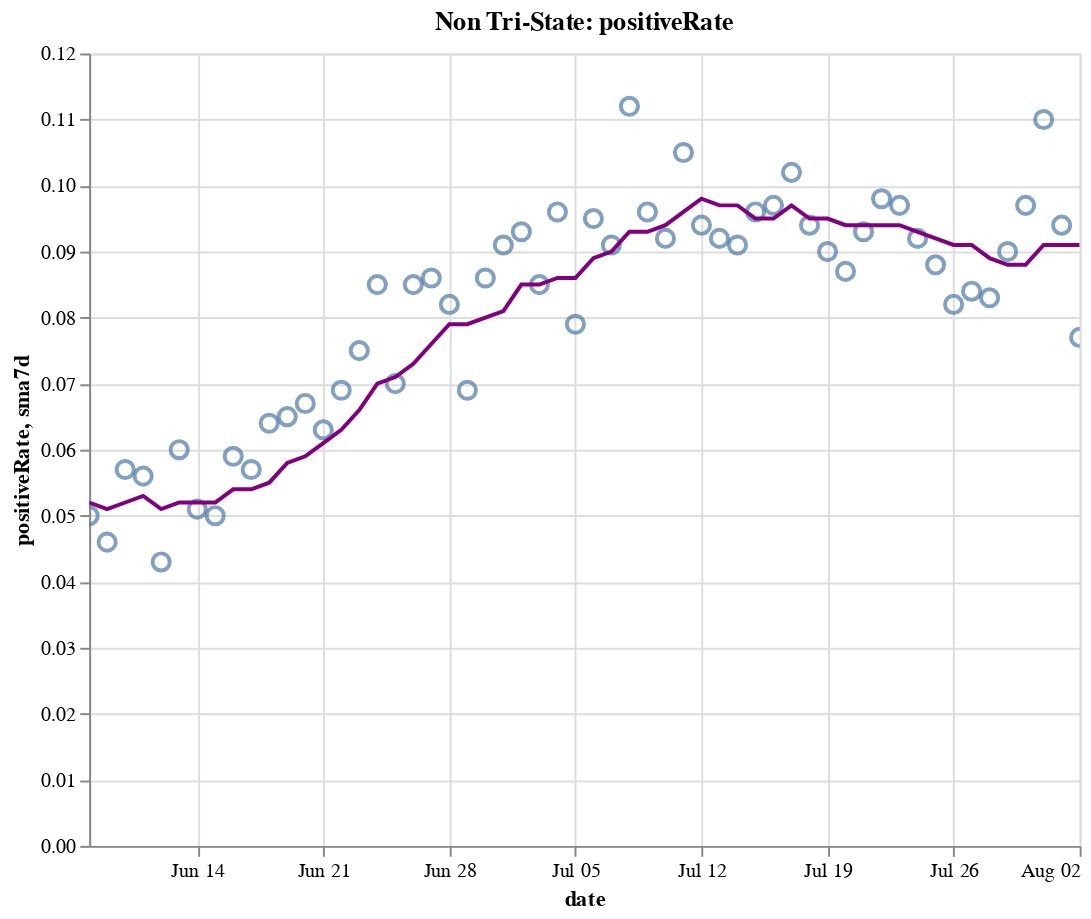

The notebook cell saved with this chart:
### Code cell
create_plot(non_tristate, 'positiveRate')

### Figure 1 — Vega-Lite specification as saved in the notebook (floating-point values rounded to 4 significant figures)
{"config": {"view": {"continuousWidth": 400, "continuousHeight": 300}}, "layer": [{"layer": [{"mark": {"type": "point", "size": 75}, "encoding": {"tooltip": [{"type": "temporal", "field": "date"}, {"type": "quantitative", "field": "positiveRate"}, {"type": "quantitative", "field": "sma7d"}], "x": {"type": "temporal", "field": "date"}, "y": {"type": "quantitative", "field": "positiveRate"}}, "selection": {"selector016": {"type": "interval", "bind": "scales", "encodings": ["x", "y"]}}}, {"mark": {"type": "line", "color": "purple"}, "encoding": {"x": {"type": "temporal", "field": "date"}, "y": {"type": "quantitative", "field": "sma7d"}}}]}, {"mark": {"type": "rule", "color": "#aaa"}, "encoding": {"x": {"type": "temporal", "field": "date"}}, "transform": [{"filter": {"selection": "selector015"}}]}, {"mark": "circle", "encoding": {"opacity": {"condition": {"value": 1, "selection": "selector015"}, "value": 0}, "tooltip": [{"type": "temporal", "field": "date"}, {"type": "quantitative", "field": "positiveRate"}, {"type": "quantitative", "field": "sma7d"}], "x": {"type": "temporal", "field": "date"}, "y": {"type": "quantitative", "field": "positiveRate"}}, "selection": {"selector015": {"type": "single", "encodings": ["x"], "on": "mouseover", "nearest": true, "empty": "none"}}}, {"mark": {"type": "text", "align": "left", "dx": 5, "dy": -5, "stroke": "white", "strokeWidth": 2}, "encoding": {"text": {"type": "quantitative", "field": "positiveRate"}, "tooltip": [{"type": "temporal", "field": "date"}, {"type": "quantitative", "field": "positiveRate"}, {"type": "quantitative", "field": "sma7d"}], "x": {"type": "temporal", "field": "date"}, "y": {"type": "quantitative", "field": "positiveRate"}}, "transform": [{"filter": {"selection": "selector015"}}]}, {"mark": {"type": "text", "align": "left", "dx": 5, "dy": -5}, "encoding": {"text": {"type": "quantitative", "field": "positiveRate"}, "tooltip": [{"type": "temporal", "field": "date"}, {"type": "quantitative", "field": "positiveRate"}, {"type": "quantitative", "field": "sma7d"}], "x": {"type": "temporal", "field": "date"}, "y": {"type": "quantitative", "field": "positiveRate"}}, "transform": [{"filter": {"selection": "selector015"}}]}], "data": {"name": "data-3260ea354717c005290f79cfc22e40d8"}, "height": 400, "title": "Non Tri-State: positiveRate", "width": 500, "$schema": "https://vega.github.io/schema/vega-lite/v4.8.1.json", "datasets": {"data-3260ea354717c005290f79cfc22e40d8": [{"date": "2020-06-08T00:00:00", "totalTestResultsIncrease": 317800.0, "positiveIncrease": 15850.0, "death": 64340.0, "deathIncrease": 569.0, "positiveRate": 0.05, "state": "Non Tri-State", "sma7d": 0.052}, {"date": "2020-06-09T00:00:00", "totalTestResultsIncrease": 351000.0, "positiveIncrease": 16110.0, "death": 65090.0, "deathIncrease": 747.0, "positiveRate": 0.046, "state": "Non Tri-State", "sma7d": 0.051}, {"date": "2020-06-10T00:00:00", "totalTestResultsIncrease": 342300.0, "positiveIncrease": 19410.0, "death": 65820.0, "deathIncrease": 732.0, "positiveRate": 0.057, "state": "Non Tri-State", "sma7d": 0.052}, {"date": "2020-06-11T00:00:00", "totalTestResultsIncrease": 368700.0, "positiveIncrease": 20710.0, "death": 66590.0, "deathIncrease": 768.0, "positiveRate": 0.056, "state": "Non Tri-State", "sma7d": 0.053}, {"date": "2020-06-12T00:00:00", "totalTestResultsIncrease": 512100.0, "positiveIncrease": 22080.0, "death": 67250.0, "deathIncrease": 660.0, "positiveRate": 0.043, "state": "Non Tri-State", "sma7d": 0.051}, {"date": "2020-06-13T00:00:00", "totalTestResultsIncrease": 397700.0, "positiveIncrease": 23680.0, "death": 67780.0, "deathIncrease": 532.0, "positiveRate": 0.06, "state": "Non Tri-State", "sma7d": 0.052}, {"date": "2020-06-14T00:00:00", "totalTestResultsIncrease": 396300.0, "positiveIncrease": 20310.0, "death": 68060.0, "deathIncrease": 280.0, "positiveRate": 0.051, "state": "Non Tri-State", "sma7d": 0.052}, {"date": "2020-06-15T00:00:00", "totalTestResultsIncrease": 352800.0, "positiveIncrease": 17520.0, "death": 68360.0, "deathIncrease": 298.0, "positiveRate": 0.05, "state": "Non Tri-State", "sma7d": 0.052}, {"date": "2020-06-16T00:00:00", "totalTestResultsIncrease": 381800.0, "positiveIncrease": 22370.0, "death": 69000.0, "deathIncrease": 643.0, "positiveRate": 0.059, "state": "Non Tri-State", "sma7d": 0.054}, {"date": "2020-06-17T00:00:00", "totalTestResultsIncrease": 405300.0, "positiveIncrease": 22950.0, "death": 69700.0, "deathIncrease": 695.0, "positiveRate": 0.057, "state": "Non Tri-State", "sma7d": 0.054}, {"date": "2020-06-18T00:00:00", "totalTestResultsIncrease": 416700.0, "positiveIncrease": 26490.0, "death": 70330.0, "deathIncrease": 634.0, "positiveRate": 0.064, "state": "Non Tri-State", "sma7d": 0.055}, {"date": "2020-06-19T00:00:00", "totalTestResultsIncrease": 460300.0, "positiveIncrease": 29740.0, "death": 70920.0, "deathIncrease": 583.0, "positiveRate": 0.065, "state": "Non Tri-State", "sma7d": 0.058}, {"date": "2020-06-20T00:00:00", "totalTestResultsIncrease": 462100.0, "positiveIncrease": 30780.0, "death": 71480.0, "deathIncrease": 569.0, "positiveRate": 0.067, "state": "Non Tri-State", "sma7d": 0.059}, {"date": "2020-06-21T00:00:00", "totalTestResultsIncrease": 415400.0, "positiveIncrease": 26270.0, "death": 71740.0, "deathIncrease": 255.0, "positiveRate": 0.063, "state": "Non Tri-State", "sma7d": 0.061}, {"date": "2020-06-22T00:00:00", "totalTestResultsIncrease": 381000.0, "positiveIncrease": 26160.0, "death": 71980.0, "deathIncrease": 241.0, "positiveRate": 0.069, "state": "Non Tri-State", "sma7d": 0.063}, {"date": "2020-06-23T00:00:00", "totalTestResultsIncrease": 428400.0, "positiveIncrease": 31990.0, "death": 72590.0, "deathIncrease": 613.0, "positiveRate": 0.075, "state": "Non Tri-State", "sma7d": 0.066}, {"date": "2020-06-24T00:00:00", "totalTestResultsIncrease": 445400.0, "positiveIncrease": 37930.0, "death": 73240.0, "deathIncrease": 652.0, "positiveRate": 0.085, "state": "Non Tri-State", "sma7d": 0.07}, {"date": "2020-06-25T00:00:00", "totalTestResultsIncrease": 540400.0, "positiveIncrease": 37940.0, "death": 73840.0, "deathIncrease": 595.0, "positiveRate": 0.07, "state": "Non Tri-State", "sma7d": 0.071}, {"date": "2020-06-26T00:00:00", "totalTestResultsIncrease": 506600.0, "positiveIncrease": 43160.0, "death": 74410.0, "deathIncrease": 571.0, "positiveRate": 0.085, "state": "Non Tri-State", "sma7d": 0.073}, {"date": "2020-06-27T00:00:00", "totalTestResultsIncrease": 496300.0, "positiveIncrease": 42640.0, "death": 74870.0, "deathIncrease": 455.0, "positiveRate": 0.086, "state": "Non Tri-State", "sma7d": 0.076}, {"date": "2020-06-28T00:00:00", "totalTestResultsIncrease": 495100.0, "positiveIncrease": 40840.0, "death": 75100.0, "deathIncrease": 234.0, "positiveRate": 0.082, "state": "Non Tri-State", "sma7d": 0.079}, {"date": "2020-06-29T00:00:00", "totalTestResultsIncrease": 562800.0, "positiveIncrease": 38640.0, "death": 75400.0, "deathIncrease": 302.0, "positiveRate": 0.069, "state": "Non Tri-State", "sma7d": 0.079}, {"date": "2020-06-30T00:00:00", "totalTestResultsIncrease": 542100.0, "positiveIncrease": 46390.0, "death": 75940.0, "deathIncrease": 538.0, "positiveRate": 0.086, "state": "Non Tri-State", "sma7d": 0.08}, {"date": "2020-07-01T00:00:00", "totalTestResultsIncrease": 544600.0, "positiveIncrease": 49730.0, "death": 76580.0, "deathIncrease": 645.0, "positiveRate": 0.091, "state": "Non Tri-State", "sma7d": 0.081}, {"date": "2020-07-02T00:00:00", "totalTestResultsIncrease": 561100.0, "positiveIncrease": 52450.0, "death": 77240.0, "deathIncrease": 655.0, "positiveRate": 0.093, "state": "Non Tri-State", "sma7d": 0.085}, {"date": "2020-07-03T00:00:00", "totalTestResultsIncrease": 623000.0, "positiveIncrease": 52850.0, "death": 77760.0, "deathIncrease": 523.0, "positiveRate": 0.085, "state": "Non Tri-State", "sma7d": 0.085}, {"date": "2020-07-04T00:00:00", "totalTestResultsIncrease": 556800.0, "positiveIncrease": 53720.0, "death": 78030.0, "deathIncrease": 270.0, "positiveRate": 0.096, "state": "Non Tri-State", "sma7d": 0.086}, {"date": "2020-07-05T00:00:00", "totalTestResultsIncrease": 567400.0, "positiveIncrease": 44890.0, "death": 78210.0, "deathIncrease": 179.0, "positiveRate": 0.079, "state": "Non Tri-State", "sma7d": 0.086}, {"date": "2020-07-06T00:00:00", "totalTestResultsIncrease": 426400.0, "positiveIncrease": 40610.0, "death": 78420.0, "deathIncrease": 212.0, "positiveRate": 0.095, "state": "Non Tri-State", "sma7d": 0.089}, {"date": "2020-07-07T00:00:00", "totalTestResultsIncrease": 559800.0, "positiveIncrease": 50850.0, "death": 79280.0, "deathIncrease": 859.0, "positiveRate": 0.091, "state": "Non Tri-State", "sma7d": 0.09}, {"date": "2020-07-08T00:00:00", "totalTestResultsIncrease": 545600.0, "positiveIncrease": 61220.0, "death": 80010.0, "deathIncrease": 730.0, "positiveRate": 0.112, "state": "Non Tri-State", "sma7d": 0.093}, {"date": "2020-07-09T00:00:00", "totalTestResultsIncrease": 603500.0, "positiveIncrease": 57950.0, "death": 80840.0, "deathIncrease": 822.0, "positiveRate": 0.096, "state": "Non Tri-State", "sma7d": 0.093}, {"date": "2020-07-10T00:00:00", "totalTestResultsIncrease": 713500.0, "positiveIncrease": 65390.0, "death": 81650.0, "deathIncrease": 814.0, "positiveRate": 0.092, "state": "Non Tri-State", "sma7d": 0.094}, {"date": "2020-07-11T00:00:00", "totalTestResultsIncrease": 591200.0, "positiveIncrease": 61950.0, "death": 82350.0, "deathIncrease": 705.0, "positiveRate": 0.105, "state": "Non Tri-State", "sma7d": 0.096}, {"date": "2020-07-12T00:00:00", "totalTestResultsIncrease": 640600.0, "positiveIncrease": 59960.0, "death": 82810.0, "deathIncrease": 455.0, "positiveRate": 0.094, "state": "Non Tri-State", "sma7d": 0.098}, {"date": "2020-07-13T00:00:00", "totalTestResultsIncrease": 624500.0, "positiveIncrease": 57460.0, "death": 83080.0, "deathIncrease": 275.0, "positiveRate": 0.092, "state": "Non Tri-State", "sma7d": 0.097}, {"date": "2020-07-14T00:00:00", "totalTestResultsIncrease": 676900.0, "positiveIncrease": 61550.0, "death": 83790.0, "deathIncrease": 708.0, "positiveRate": 0.091, "state": "Non Tri-State", "sma7d": 0.097}, {"date": "2020-07-15T00:00:00", "totalTestResultsIncrease": 665700.0, "positiveIncrease": 64080.0, "death": 84610.0, "deathIncrease": 816.0, "positiveRate": 0.096, "state": "Non Tri-State", "sma7d": 0.095}, {"date": "2020-07-16T00:00:00", "totalTestResultsIncrease": 722900.0, "positiveIncrease": 69850.0, "death": 85500.0, "deathIncrease": 896.0, "positiveRate": 0.097, "state": "Non Tri-State", "sma7d": 0.095}, {"date": "2020-07-17T00:00:00", "totalTestResultsIncrease": 750100.0, "positiveIncrease": 76260.0, "death": 86420.0, "deathIncrease": 915.0, "positiveRate": 0.102, "state": "Non Tri-State", "sma7d": 0.097}, {"date": "2020-07-18T00:00:00", "totalTestResultsIncrease": 679400.0, "positiveIncrease": 64160.0, "death": 87260.0, "deathIncrease": 846.0, "positiveRate": 0.094, "state": "Non Tri-State", "sma7d": 0.095}, {"date": "2020-07-19T00:00:00", "totalTestResultsIncrease": 715500.0, "positiveIncrease": 64410.0, "death": 87770.0, "deathIncrease": 506.0, "positiveRate": 0.09, "state": "Non Tri-State", "sma7d": 0.095}, {"date": "2020-07-20T00:00:00", "totalTestResultsIncrease": 644300.0, "positiveIncrease": 56110.0, "death": 88110.0, "deathIncrease": 335.0, "positiveRate": 0.087, "state": "Non Tri-State", "sma7d": 0.094}, {"date": "2020-07-21T00:00:00", "totalTestResultsIncrease": 669000.0, "positiveIncrease": 62450.0, "death": 89120.0, "deathIncrease": 1014.0, "positiveRate": 0.093, "state": "Non Tri-State", "sma7d": 0.094}, {"date": "2020-07-22T00:00:00", "totalTestResultsIncrease": 693300.0, "positiveIncrease": 67930.0, "death": 90260.0, "deathIncrease": 1137.0, "positiveRate": 0.098, "state": "Non Tri-State", "sma7d": 0.094}, {"date": "2020-07-23T00:00:00", "totalTestResultsIncrease": 722500.0, "positiveIncrease": 69960.0, "death": 91260.0, "deathIncrease": 999.0, "positiveRate": 0.097, "state": "Non Tri-State", "sma7d": 0.094}, {"date": "2020-07-24T00:00:00", "totalTestResultsIncrease": 800100.0, "positiveIncrease": 73440.0, "death": 92390.0, "deathIncrease": 1131.0, "positiveRate": 0.092, "state": "Non Tri-State", "sma7d": 0.093}, {"date": "2020-07-25T00:00:00", "totalTestResultsIncrease": 725600.0, "positiveIncrease": 64150.0, "death": 93400.0, "deathIncrease": 1013.0, "positiveRate": 0.088, "state": "Non Tri-State", "sma7d": 0.092}, {"date": "2020-07-26T00:00:00", "totalTestResultsIncrease": 737100.0, "positiveIncrease": 60670.0, "death": 93940.0, "deathIncrease": 544.0, "positiveRate": 0.082, "state": "Non Tri-State", "sma7d": 0.091}, {"date": "2020-07-27T00:00:00", "totalTestResultsIncrease": 641000.0, "positiveIncrease": 53870.0, "death": 94970.0, "deathIncrease": 1026.0, "positiveRate": 0.084, "state": "Non Tri-State", "sma7d": 0.091}, {"date": "2020-07-28T00:00:00", "totalTestResultsIncrease": 667700.0, "positiveIncrease": 55120.0, "death": 96060.0, "deathIncrease": 1086.0, "positiveRate": 0.083, "state": "Non Tri-State", "sma7d": 0.089}, {"date": "2020-07-29T00:00:00", "totalTestResultsIncrease": 721800.0, "positiveIncrease": 65320.0, "death": 97520.0, "deathIncrease": 1466.0, "positiveRate": 0.09, "state": "Non Tri-State", "sma7d": 0.088}, {"date": "2020-07-30T00:00:00", "totalTestResultsIncrease": 709500.0, "positiveIncrease": 68610.0, "death": 98750.0, "deathIncrease": 1232.0, "positiveRate": 0.097, "state": "Non Tri-State", "sma7d": 0.088}, {"date": "2020-07-31T00:00:00", "totalTestResultsIncrease": 598100.0, "positiveIncrease": 66030.0, "death": 100000.0, "deathIncrease": 1292.0, "positiveRate": 0.11, "state": "Non Tri-State", "sma7d": 0.091}, {"date": "2020-08-01T00:00:00", "totalTestResultsIncrease": 630200.0, "positiveIncrease": 59140.0, "death": 101200.0, "deathIncrease": 1147.0, "positiveRate": 0.094, "state": "Non Tri-State", "sma7d": 0.091}, {"date": "2020-08-02T00:00:00", "totalTestResultsIncrease": 617800.0, "positiveIncrease": 47840.0, "death": 101700.0, "deathIncrease": 503.0, "positiveRate": 0.077, "state": "Non Tri-State", "sma7d": 0.091}]}}
